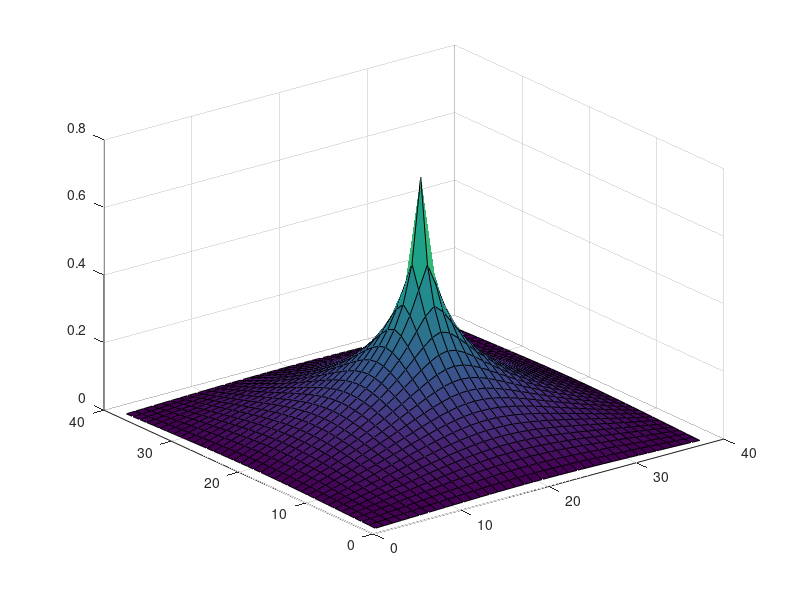

Write MATLAB code to recreate this figure.
clear all
close all
clc
%% Specify File Names
f = importdata('u.txt');
n = sqrt(size(f,1));
[X,Y] = meshgrid(1:1:n,1:1:n);
k=1;
for j=1:n
    for i=1:n
        Z(i,j)=f(k,3);
        k=k+1;
    end
end
surf(X,Y,Z);